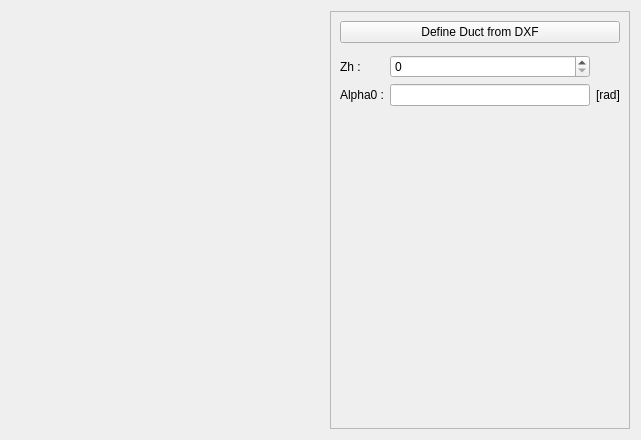
<?xml version="1.0" encoding="UTF-8"?>
<ui version="4.0">
 <class>PVentUD</class>
 <widget class="QWidget" name="PVentUD">
  <property name="geometry">
   <rect>
    <x>0</x>
    <y>0</y>
    <width>641</width>
    <height>440</height>
   </rect>
  </property>
  <property name="minimumSize">
   <size>
    <width>0</width>
    <height>440</height>
   </size>
  </property>
  <property name="maximumSize">
   <size>
    <width>16777215</width>
    <height>16777215</height>
   </size>
  </property>
  <property name="windowTitle">
   <string>Form</string>
  </property>
  <layout class="QHBoxLayout" name="horizontalLayout">
   <item>
    <widget class="MPLCanvas" name="w_viewer" native="true"/>
   </item>
   <item>
    <widget class="QScrollArea" name="scrollArea">
     <property name="minimumSize">
      <size>
       <width>300</width>
       <height>0</height>
      </size>
     </property>
     <property name="maximumSize">
      <size>
       <width>300</width>
       <height>16777215</height>
      </size>
     </property>
     <property name="widgetResizable">
      <bool>true</bool>
     </property>
     <widget class="QWidget" name="scrollAreaWidgetContents">
      <property name="geometry">
       <rect>
        <x>0</x>
        <y>0</y>
        <width>298</width>
        <height>416</height>
       </rect>
      </property>
      <layout class="QVBoxLayout" name="verticalLayout">
       <item>
        <widget class="QPushButton" name="b_dxf">
         <property name="text">
          <string>Define Duct from DXF</string>
         </property>
        </widget>
       </item>
       <item>
        <widget class="WPathSelectorV" name="w_path_json" native="true">
         <property name="sizePolicy">
          <sizepolicy hsizetype="Preferred" vsizetype="Preferred">
           <horstretch>0</horstretch>
           <verstretch>0</verstretch>
          </sizepolicy>
         </property>
        </widget>
       </item>
       <item>
        <layout class="QGridLayout" name="gridLayout">
         <item row="0" column="0">
          <widget class="QLabel" name="in_Zh">
           <property name="text">
            <string>Zh :</string>
           </property>
          </widget>
         </item>
         <item row="0" column="1">
          <widget class="QSpinBox" name="si_Zh">
           <property name="maximum">
            <number>999999999</number>
           </property>
          </widget>
         </item>
         <item row="1" column="0">
          <widget class="QLabel" name="in_Alpha0">
           <property name="text">
            <string>Alpha0 :</string>
           </property>
          </widget>
         </item>
         <item row="1" column="1">
          <widget class="FloatEdit" name="lf_Alpha0"/>
         </item>
         <item row="1" column="2">
          <widget class="QLabel" name="unit_Alpha0">
           <property name="text">
            <string>[rad]</string>
           </property>
          </widget>
         </item>
        </layout>
       </item>
       <item>
        <spacer name="verticalSpacer">
         <property name="orientation">
          <enum>Qt::Vertical</enum>
         </property>
         <property name="sizeHint" stdset="0">
          <size>
           <width>20</width>
           <height>40</height>
          </size>
         </property>
        </spacer>
       </item>
       <item>
        <widget class="WVentOut" name="w_out" native="true"/>
       </item>
      </layout>
     </widget>
    </widget>
   </item>
  </layout>
 </widget>
 <customwidgets>
  <customwidget>
   <class>FloatEdit</class>
   <extends>QLineEdit</extends>
   <header>......GUI/Tools/FloatEdit.h</header>
  </customwidget>
  <customwidget>
   <class>WVentOut</class>
   <extends>QWidget</extends>
   <header>......GUI.Dialog.DMachineSetup.DAVDuct.WVentOut.WVentOut.h</header>
   <container>1</container>
  </customwidget>
  <customwidget>
   <class>WPathSelectorV</class>
   <extends>QWidget</extends>
   <header>......GUI.Tools.WPathSelector.WPathSelectorV</header>
   <container>1</container>
  </customwidget>
  <customwidget>
   <class>MPLCanvas</class>
   <extends>QWidget</extends>
   <header>......GUI.Tools.MPLCanvas</header>
   <container>1</container>
  </customwidget>
 </customwidgets>
 <resources>
  <include location="../../../../../Resources/pyleecan.qrc"/>
  <include location="../../../../../Resources/pyleecan.qrc"/>
 </resources>
 <connections/>
</ui>
